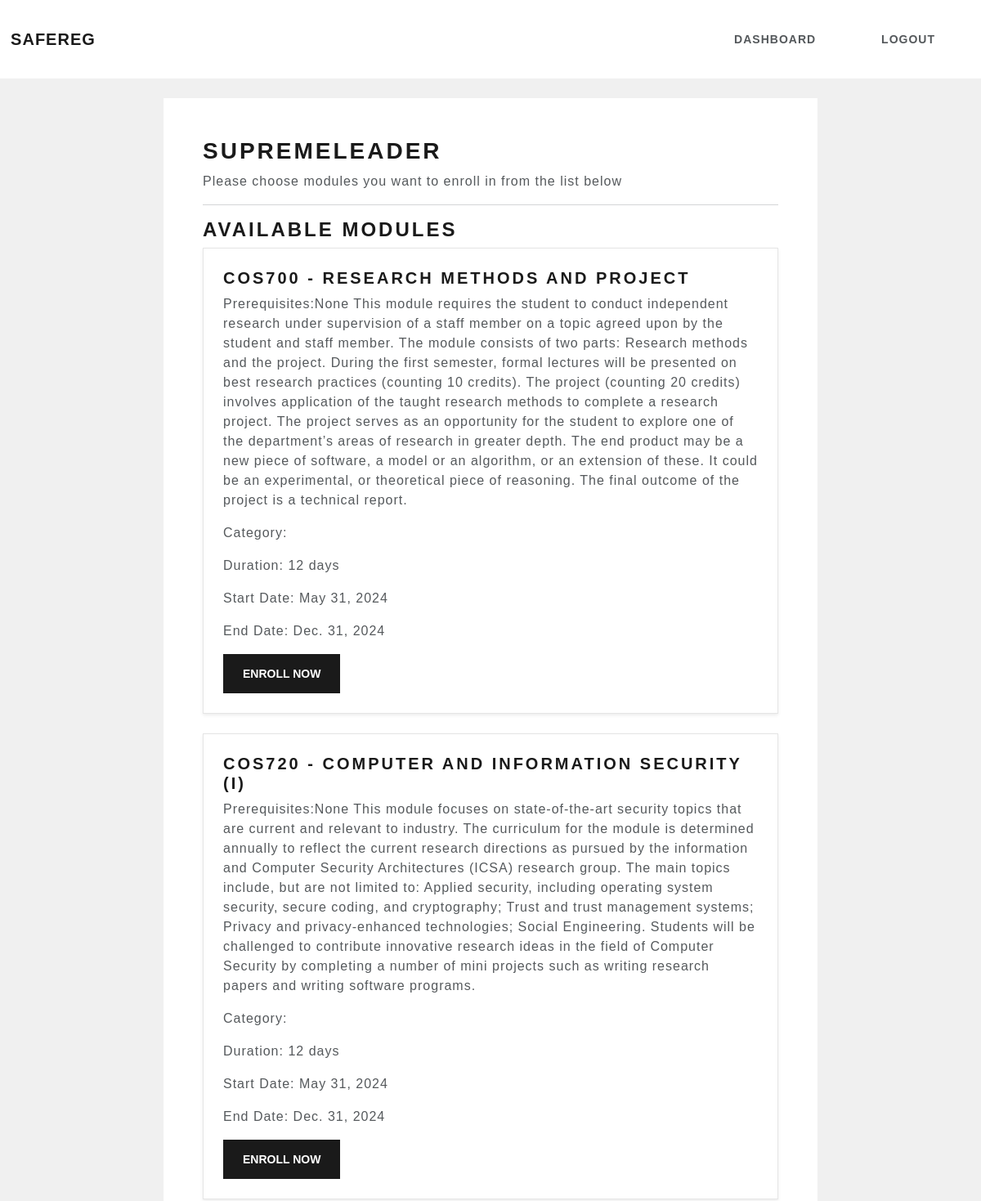
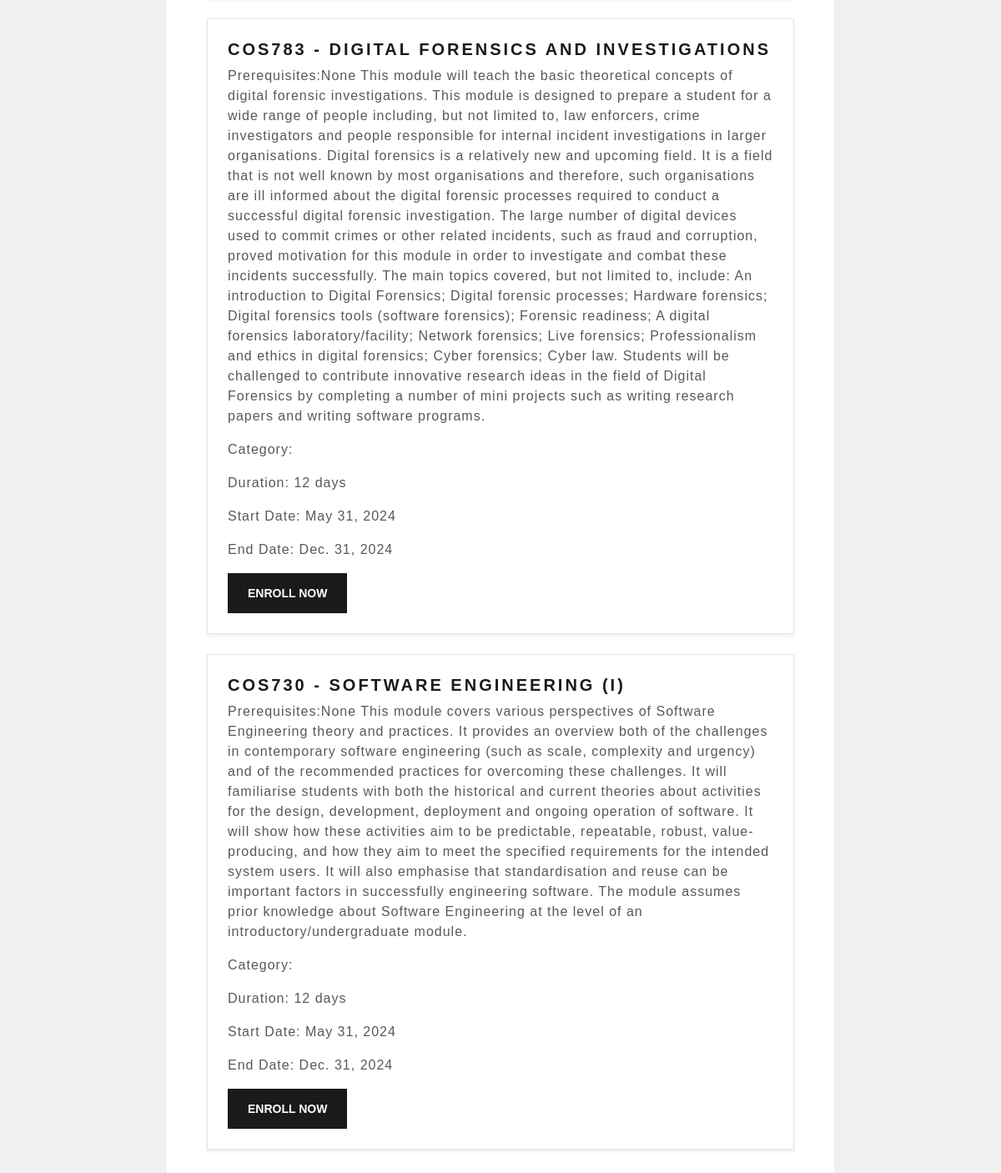
Page /modules (signed in) on the committed database (2 pictures, top to bottom).
### secureReg/models.py (models this page shows, shortened)
class Module(models.Model):
    title = models.CharField(max_length=255)
    description = models.TextField()
    category = models.CharField(max_length=255, blank=True)
    duration = models.IntegerField(blank=True, null=True)
    start_date = models.DateField(blank=True, null=True)
    end_date = models.DateField(blank=True, null=True)
    instructors = models.ManyToManyField(User, blank=True)

### secureReg/views.py (the view)
# urls.py: path('modules', views.modules, name='modules'),
@login_required(login_url='two_factor:login')
def modules(request):
    modules = Module.objects.all()
    user = request.user
    enrollment_status = {module.id: module.registration_set.filter(user=user).exists() for module in modules}
    return render(request, 'modules.html', {'modules': modules, 'enrollment_status': enrollment_status})

### secureReg/templates/modules.html (shortened to what this page needs)
{% extends "base.html" %}
{% block content %}
<nav class="navbar navbar-expand-lg navbar-light bg-white justify-content-center">
    <a class="navbar-brand main-heading" href="{% url '' %}"> &nbsp; SafeReg </a>
    <div class="collapse navbar-collapse text-center" id="navbarNavDropdown">
        <ul class="navbar-nav ms-auto">
            <li class="nav-item">
                <a class="btn btn-alert navbar-btn" type="button"  href="{% url 'dashboard' %}"> Dashboard</a>
            </li>
            <li class="nav-item">
                <a class="btn btn-alert navbar-btn" type="button"  href="{% url 'user-logout' %}"> Logout</a>
            </li>
        </ul>
    </div>
</nav>
<br>
<div class="container bg-white shadow-md p-5 " style="max-width: 800px;">
    <h2>{{ user }}</h2>
    <p>Please choose modules you want to enroll in from the list below</p>
    <hr>
    <h3>Available Modules</h3>
    <div class="module-list">
        {% for module in modules %}
            <div class="module-item bg-light p-4 mb-4 shadow-sm">
                <h4>{{ module.title }}</h4>
                <p>{{ module.description }}</p>
                <p><strong>Category:</strong> {{ module.category }}</p>
                <p><strong>Duration:</strong> {{ module.duration }} days</p>
                <p><strong>Start Date:</strong> {{ module.start_date }}</p>
                <p><strong>End Date:</strong> {{ module.end_date }}</p>
                {% if enrollment_status.module.id %}
                    <button type="button" class="btn btn-success" disabled>Enrolled</button>
                {% else %}
                    <form method="post" action="{% url 'enroll' module.id %}">
                        <button type="submit" class="btn btn-primary enroll-btn">Enroll Now</button>
                    </form>
                {% endif %}
            </div>
        {% endfor %}
    </div>
</div>
{% endblock %}

### secureReg/templates/base.html (shortened to what this page needs)
{% load static %}
<!DOCTYPE html>
<html lang="en">
     <head>
           <link rel="stylesheet" href="https://cdnjs.cloudflare.com/ajax/libs/font-awesome/4.7.0/css/font-awesome.min.css">
           <link rel="stylesheet" type="text/css" href="https://bootswatch.com/5/lux/bootstrap.min.css">
           <link rel="stylesheet" type="text/css" href="{% static 'css/styles.css' %}">
     </head>
     {% block content %}
     {% endblock %}
</html>

### rows in the picture
Module: title "COS700 - RESEARCH METHODS AND PROJECT", description "Prerequisites:None This module requires the student to conduct independent research under supervision of a staff member on a topic agreed upon by the student and staff member. The module consists of two parts: Research methods and the project. During the first semester, formal lectures will be presented on best research practices (counting 10 credits). The project (counting 20 credits) involves application of the taught research methods to complete a research project. The project serves as an opportunity for the student to explore one of the department’s areas of research in greater depth. The end product may be a new piece of software, a model or an algorithm, or an extension of these. It…", duration "12", start_date "May 31, 2024", end_date "Dec. 31, 2024"
Module: title "COS720 - COMPUTER AND INFORMATION SECURITY (I)", description "Prerequisites:None This module focuses on state-of-the-art security topics that are current and relevant to industry. The curriculum for the module is determined annually to reflect the current research directions as pursued by the information and Computer Security Architectures (ICSA) research group. The main topics include, but are not limited to: Applied security, including operating system security, secure coding, and cryptography; Trust and trust management systems; Privacy and privacy-enhanced technologies; Social Engineering. Students will be challenged to contribute innovative research ideas in the field of Computer Security by completing a number of mini projects such as writing…", duration "12", start_date "May 31, 2024", end_date "Dec. 31, 2024"
Module: title "COS783 - DIGITAL FORENSICS AND INVESTIGATIONS", description "Prerequisites:None This module will teach the basic theoretical concepts of digital forensic investigations. This module is designed to prepare a student for a wide range of people including, but not limited to, law enforcers, crime investigators and people responsible for internal incident investigations in larger organisations. Digital forensics is a relatively new and upcoming field. It is a field that is not well known by most organisations and therefore, such organisations are ill informed about the digital forensic processes required to conduct a successful digital forensic investigation. The large number of digital devices used to commit crimes or other related incidents, such as…", duration "12", start_date "May 31, 2024", end_date "Dec. 31, 2024"
Module: title "COS730 - SOFTWARE ENGINEERING (I)", description "Prerequisites:None This module covers various perspectives of Software Engineering theory and practices. It provides an overview both of the challenges in contemporary software engineering (such as scale, complexity and urgency) and of the recommended practices for overcoming these challenges. It will familiarise students with both the historical and current theories about activities for the design, development, deployment and ongoing operation of software. It will show how these activities aim to be predictable, repeatable, robust, value-producing, and how they aim to meet the specified requirements for the intended system users. It will also emphasise that standardisation and reuse can be…", duration "12", start_date "May 31, 2024", end_date "Dec. 31, 2024"

### other values in the picture
{{ user }} "SUPREMELEADER"
